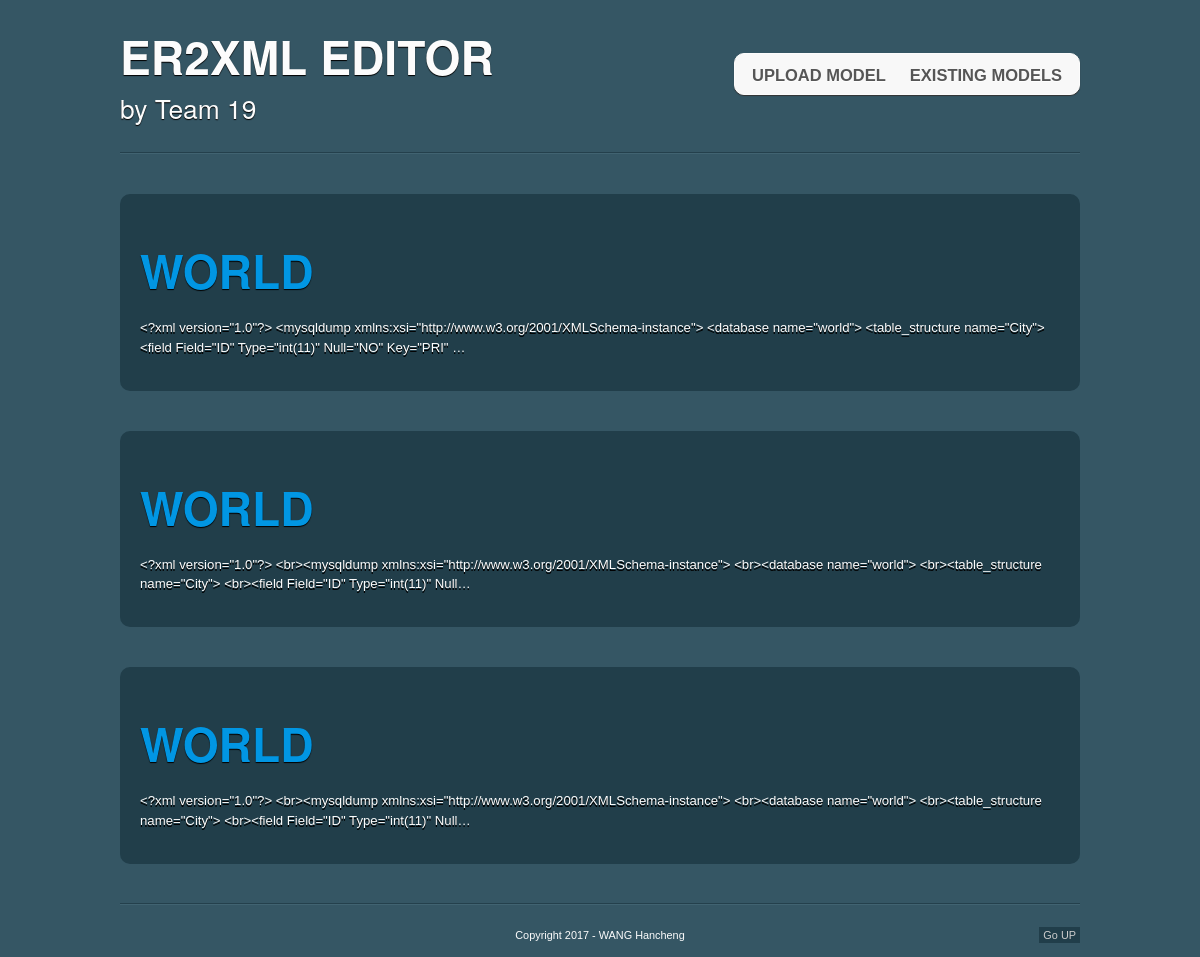
The page /model/ on the database its author committed.
### ER2XML/models.py (models this page shows, shortened)
class ERModel(models.Model):
    name = models.CharField(max_length=200)
    text = models.TextField()

### ER2XML/views.py (the view)
# urls.py: url(r'^model/$', views.model_list, name='model_list'),
def model_list(request):
    models = ERModel.objects.all()
    return render(request, 'ER2XML/model_list.html', {'models': models})

### ER2XML/templates/ER2XML/model_list.html
{% extends 'ER2XML/base.html' %}
{% block content %}
    {% for model in models %}
    	<article>
            <h1><a href="{% url 'model_detail' pk=model.pk %}">{{ model.name }}</a></h1>
            <br>
            <p>{{ model.text|truncatechars:200  }}</p>
        </article>
    {% endfor %}
{% endblock %}

### ER2XML/templates/ER2XML/base.html (shortened to what this page needs)
<!DOCTYPE html>
{% load staticfiles %}
<html>
    <head>
        <link rel="stylesheet" type="text/css" href="{% static 'css/styles.css' %}" />
    </head>
    <body>
    	<section id="page">
            <header>
                <hgroup>
                    <h1>ER2XML Editor</h1>
                    <h3>by Team 19</h3>
                </hgroup>
                <nav class="clear">
                    <ul>
                        <li><a href="{% url 'upload_model' %}">Upload Model</a></li>
                        <li><a href="{% url 'model_list' %}">Existing Models</a></li>
                    </ul>
                </nav>
            </header>
            <section id="articles">
                <div class="line"></div>
                {% block content %}
                {% endblock %}
            </section>
        <footer>
           <div class="line"></div>
           <p>Copyright 2017 - WANG Hancheng</p>
           <a href="#" class="up">Go UP</a>
        </footer>
        </section>
    </body>
</html>

### ER2XML/static/css/styles.css (style rules this page uses)
* { margin:0; padding:0; }
header,footer, article,section, hgroup,nav, figure { display:block; }
body { font-size:0.825em; color:#fcfcfc; background-color:#355664; font-family:Arial, Helvetica, sans-serif; }
a, a:visited { color:#0196e3; text-decoration:none; outline:none; }
h1,h2,h3 { font-family:"Myriad Pro","Helvetica Neue",Helvetica,Arial,Sans-Serif; text-shadow:0 1px 1px black; }
h1 { font-size:3.5em; padding:0.5em 0 0; text-transform:uppercase; }
h3 { font-family:forte,"Myriad Pro","Helvetica Neue",Helvetica,Arial,Sans-Serif; font-size:2em; font-weight:normal; margin:0 0 1em; }
p { line-height:1.5em; padding-bottom:1em; }
.line { height:1px; background-color:#24404c; border-bottom:1px solid #416371; margin:1em 0; overflow:hidden; }
footer .line { margin:2em 0; }
nav { background:url(img/gradient_light.jpg) repeat-x 50% 50% #f8f8f8; padding:0 5px; position:absolute; right:0; top:4em; border:1px solid #FCFCFC; -moz-box-shadow:0 1px 1px #333333; -webkit-box-shadow:0 1px 1px #333333; box-shadow:0 1px 1px #333333; }
.clear:after { content: "."; display: block; height: 0; clear: both; visibility: hidden; }
nav ul li { display:inline; }
nav ul li a, nav ul li a:visited { color:#565656; display:block; float:left; font-size:1.25em; font-weight:bold; margin:5px 2px; padding:7px 10px 4px; text-shadow:0 1px 1px white; text-transform:uppercase; }
nav, article, nav ul li a,figure { -moz-border-radius:10px; -webkit-border-radius:10px; border-radius:10px; }
#page { width:960px; margin:0 auto; position:relative; }
article { background-color:#213E4A; margin:3em 0; padding:20px; text-shadow:0 2px 0 black; }
footer { margin-bottom:30px; text-align:center; font-size:0.825em; }
footer p { margin-bottom:-2.5em; position:relative; }
footer a,footer a:visited { color:#cccccc; background-color:#213e4a; display:block; padding:2px 4px; z-index:100; position:relative; }
footer a.up { float:right; }

### rows shown on the page
ERModel: name "WORLD", text "<?xml version=\"1.0\"?> <mysqldump xmlns:xsi=\"http://www.w3.org/2001/XMLSchema-instance\"> <database name=\"world\"> <table_structure name=\"City\"> <field Field=\"ID\" Type=\"int(11)\" Null=\"NO\" Key=\"PRI\" …"
ERModel: name "WORLD", text "<?xml version=\"1.0\"?> <br><mysqldump xmlns:xsi=\"http://www.w3.org/2001/XMLSchema-instance\"> <br><database name=\"world\"> <br><table_structure name=\"City\"> <br><field Field=\"ID\" Type=\"int(11)\" Null…"
ERModel: name "WORLD", text "<?xml version=\"1.0\"?> <br><mysqldump xmlns:xsi=\"http://www.w3.org/2001/XMLSchema-instance\"> <br><database name=\"world\"> <br><table_structure name=\"City\"> <br><field Field=\"ID\" Type=\"int(11)\" Null…"
